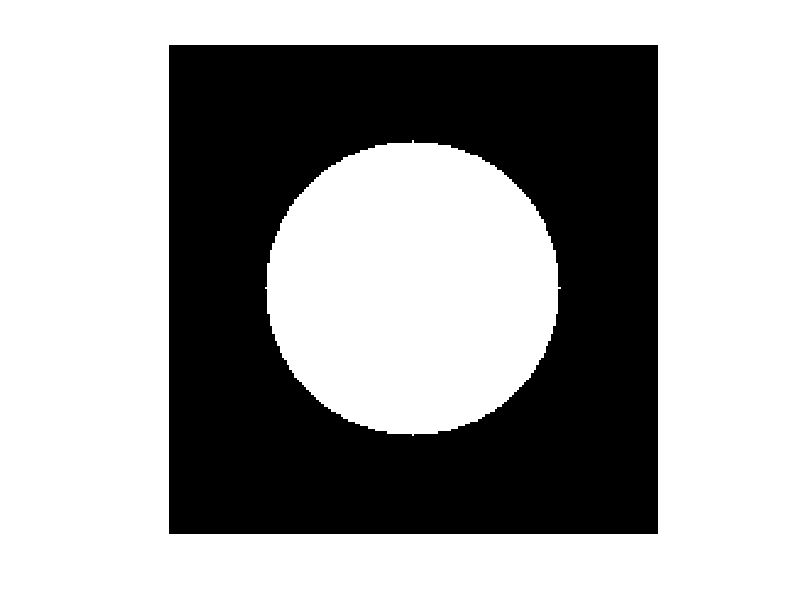

MATLAB code for this plot:
w = 200;
h = 200;
Cx = w / 2;
Cy = h / 2;
radius = 60;

image = zeros(w, h);

for y = 1:w
    for x = 1:h
        distance = sqrt((x - Cx)^2 + (y - Cy)^2);
        if distance <= radius 
            image(y, x) = 1;
        end
    end
end

imshow(image); 
